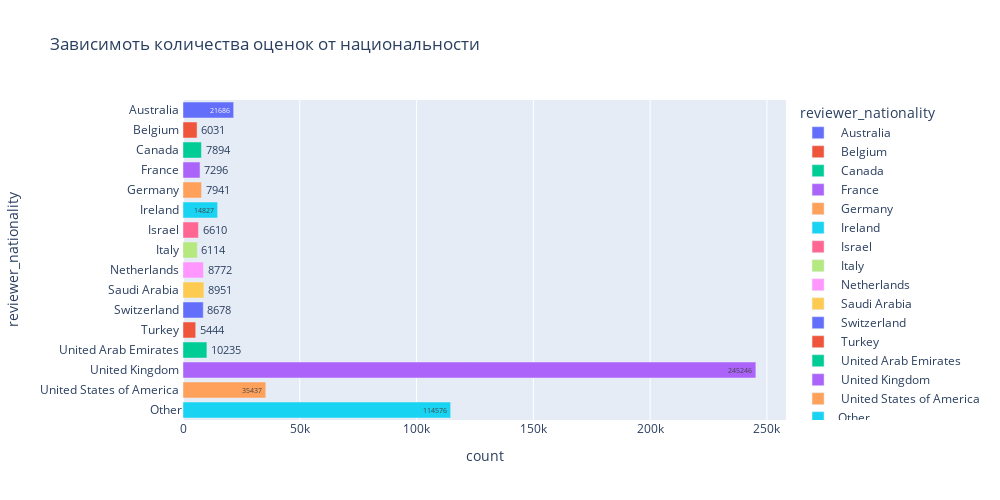

The cell this chart's notebook holds for it:
### Markdown cell above
По  количеству отзывов наибольшее число составляют англичане,  далее идут американцы, австралийцы и ирландцы. Эти 4 национальности составляют топ-4 среди наших путешественников. У них наибольшее количество отзывов. Количество отзывов остальных путешенников не сильно отличется между собой.

### Code cell
# Выделим топ-15 национальностей, остальные назовем 'other'
top_15 = data['reviewer_nationality'].value_counts().nlargest(15).index # список стран топ-15 по кол-ву отзывов
data['reviewer_nationality'] = data['reviewer_nationality'].apply(lambda x: x if x in top_15 else 'Other')

grouped = data.groupby('reviewer_nationality', as_index=False).agg(count=('reviewer_score', 'count'), mean_score=('reviewer_score', 'mean'))
display(grouped)

# посмотрим какое количество оценок было проставлено в каждой стране

#строим график
fig = px.bar(
    data_frame=grouped, #датафрейм
    x='count', #ось x
    y='reviewer_nationality', #ось y
    color='reviewer_nationality', #расцветка в зависимости от страны
    text = 'count', #текст на столбцах
    orientation='h', #ориентация графика
    height=500, #высота
    width=1000, #ширина
    title='Зависимоть количества оценок от национальности' #заголовок
)
#отображаем его
fig.show()

### Figure 1 — Plotly figure (JSON) as saved in the notebook; plotly's stock layout.template omitted (floating-point values rounded to 4 significant figures)
{"data": [{"alignmentgroup": "True", "hovertemplate": "reviewer_nationality=%{y}<br>count=%{text}<extra></extra>", "legendgroup": " Australia ", "marker": {"color": "#636efa", "pattern": {"shape": ""}}, "name": " Australia ", "offsetgroup": " Australia ", "orientation": "h", "showlegend": true, "text": [21686], "textposition": "auto", "type": "bar", "x": [21686], "xaxis": "x", "y": [" Australia "], "yaxis": "y"}, {"alignmentgroup": "True", "hovertemplate": "reviewer_nationality=%{y}<br>count=%{text}<extra></extra>", "legendgroup": " Belgium ", "marker": {"color": "#EF553B", "pattern": {"shape": ""}}, "name": " Belgium ", "offsetgroup": " Belgium ", "orientation": "h", "showlegend": true, "text": [6031], "textposition": "auto", "type": "bar", "x": [6031], "xaxis": "x", "y": [" Belgium "], "yaxis": "y"}, {"alignmentgroup": "True", "hovertemplate": "reviewer_nationality=%{y}<br>count=%{text}<extra></extra>", "legendgroup": " Canada ", "marker": {"color": "#00cc96", "pattern": {"shape": ""}}, "name": " Canada ", "offsetgroup": " Canada ", "orientation": "h", "showlegend": true, "text": [7894], "textposition": "auto", "type": "bar", "x": [7894], "xaxis": "x", "y": [" Canada "], "yaxis": "y"}, {"alignmentgroup": "True", "hovertemplate": "reviewer_nationality=%{y}<br>count=%{text}<extra></extra>", "legendgroup": " France ", "marker": {"color": "#ab63fa", "pattern": {"shape": ""}}, "name": " France ", "offsetgroup": " France ", "orientation": "h", "showlegend": true, "text": [7296], "textposition": "auto", "type": "bar", "x": [7296], "xaxis": "x", "y": [" France "], "yaxis": "y"}, {"alignmentgroup": "True", "hovertemplate": "reviewer_nationality=%{y}<br>count=%{text}<extra></extra>", "legendgroup": " Germany ", "marker": {"color": "#FFA15A", "pattern": {"shape": ""}}, "name": " Germany ", "offsetgroup": " Germany ", "orientation": "h", "showlegend": true, "text": [7941], "textposition": "auto", "type": "bar", "x": [7941], "xaxis": "x", "y": [" Germany "], "yaxis": "y"}, {"alignmentgroup": "True", "hovertemplate": "reviewer_nationality=%{y}<br>count=%{text}<extra></extra>", "legendgroup": " Ireland ", "marker": {"color": "#19d3f3", "pattern": {"shape": ""}}, "name": " Ireland ", "offsetgroup": " Ireland ", "orientation": "h", "showlegend": true, "text": [14827], "textposition": "auto", "type": "bar", "x": [14827], "xaxis": "x", "y": [" Ireland "], "yaxis": "y"}, {"alignmentgroup": "True", "hovertemplate": "reviewer_nationality=%{y}<br>count=%{text}<extra></extra>", "legendgroup": " Israel ", "marker": {"color": "#FF6692", "pattern": {"shape": ""}}, "name": " Israel ", "offsetgroup": " Israel ", "orientation": "h", "showlegend": true, "text": [6610], "textposition": "auto", "type": "bar", "x": [6610], "xaxis": "x", "y": [" Israel "], "yaxis": "y"}, {"alignmentgroup": "True", "hovertemplate": "reviewer_nationality=%{y}<br>count=%{text}<extra></extra>", "legendgroup": " Italy ", "marker": {"color": "#B6E880", "pattern": {"shape": ""}}, "name": " Italy ", "offsetgroup": " Italy ", "orientation": "h", "showlegend": true, "text": [6114], "textposition": "auto", "type": "bar", "x": [6114], "xaxis": "x", "y": [" Italy "], "yaxis": "y"}, {"alignmentgroup": "True", "hovertemplate": "reviewer_nationality=%{y}<br>count=%{text}<extra></extra>", "legendgroup": " Netherlands ", "marker": {"color": "#FF97FF", "pattern": {"shape": ""}}, "name": " Netherlands ", "offsetgroup": " Netherlands ", "orientation": "h", "showlegend": true, "text": [8772], "textposition": "auto", "type": "bar", "x": [8772], "xaxis": "x", "y": [" Netherlands "], "yaxis": "y"}, {"alignmentgroup": "True", "hovertemplate": "reviewer_nationality=%{y}<br>count=%{text}<extra></extra>", "legendgroup": " Saudi Arabia ", "marker": {"color": "#FECB52", "pattern": {"shape": ""}}, "name": " Saudi Arabia ", "offsetgroup": " Saudi Arabia ", "orientation": "h", "showlegend": true, "text": [8951], "textposition": "auto", "type": "bar", "x": [8951], "xaxis": "x", "y": [" Saudi Arabia "], "yaxis": "y"}, {"alignmentgroup": "True", "hovertemplate": "reviewer_nationality=%{y}<br>count=%{text}<extra></extra>", "legendgroup": " Switzerland ", "marker": {"color": "#636efa", "pattern": {"shape": ""}}, "name": " Switzerland ", "offsetgroup": " Switzerland ", "orientation": "h", "showlegend": true, "text": [8678], "textposition": "auto", "type": "bar", "x": [8678], "xaxis": "x", "y": [" Switzerland "], "yaxis": "y"}, {"alignmentgroup": "True", "hovertemplate": "reviewer_nationality=%{y}<br>count=%{text}<extra></extra>", "legendgroup": " Turkey ", "marker": {"color": "#EF553B", "pattern": {"shape": ""}}, "name": " Turkey ", "offsetgroup": " Turkey ", "orientation": "h", "showlegend": true, "text": [5444], "textposition": "auto", "type": "bar", "x": [5444], "xaxis": "x", "y": [" Turkey "], "yaxis": "y"}, {"alignmentgroup": "True", "hovertemplate": "reviewer_nationality=%{y}<br>count=%{text}<extra></extra>", "legendgroup": " United Arab Emirates ", "marker": {"color": "#00cc96", "pattern": {"shape": ""}}, "name": " United Arab Emirates ", "offsetgroup": " United Arab Emirates ", "orientation": "h", "showlegend": true, "text": [10235], "textposition": "auto", "type": "bar", "x": [10235], "xaxis": "x", "y": [" United Arab Emirates "], "yaxis": "y"}, {"alignmentgroup": "True", "hovertemplate": "reviewer_nationality=%{y}<br>count=%{text}<extra></extra>", "legendgroup": " United Kingdom ", "marker": {"color": "#ab63fa", "pattern": {"shape": ""}}, "name": " United Kingdom ", "offsetgroup": " United Kingdom ", "orientation": "h", "showlegend": true, "text": [245246], "textposition": "auto", "type": "bar", "x": [245246], "xaxis": "x", "y": [" United Kingdom "], "yaxis": "y"}, {"alignmentgroup": "True", "hovertemplate": "reviewer_nationality=%{y}<br>count=%{text}<extra></extra>", "legendgroup": " United States of America ", "marker": {"color": "#FFA15A", "pattern": {"shape": ""}}, "name": " United States of America ", "offsetgroup": " United States of America ", "orientation": "h", "showlegend": true, "text": [35437], "textposition": "auto", "type": "bar", "x": [35437], "xaxis": "x", "y": [" United States of America "], "yaxis": "y"}, {"alignmentgroup": "True", "hovertemplate": "reviewer_nationality=%{y}<br>count=%{text}<extra></extra>", "legendgroup": "Other", "marker": {"color": "#19d3f3", "pattern": {"shape": ""}}, "name": "Other", "offsetgroup": "Other", "orientation": "h", "showlegend": true, "text": [114576], "textposition": "auto", "type": "bar", "x": [114576], "xaxis": "x", "y": ["Other"], "yaxis": "y"}], "layout": {"barmode": "relative", "height": 500, "legend": {"title": {"text": "reviewer_nationality"}, "tracegroupgap": 0}, "title": {"text": "Зависимоть количества оценок от национальности"}, "width": 1000, "xaxis": {"anchor": "y", "domain": [0, 1], "title": {"text": "count"}}, "yaxis": {"anchor": "x", "categoryarray": ["Other", " United States of America ", " United Kingdom ", " United Arab Emirates ", " Turkey ", " Switzerland ", " Saudi Arabia ", " Netherlands ", " Italy ", " Israel ", " Ireland ", " Germany ", " France ", " Canada ", " Belgium ", " Australia "], "categoryorder": "array", "domain": [0, 1], "title": {"text": "reviewer_nationality"}}}}
